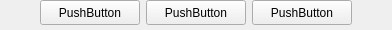
       <widget class="QWidget" name="widget_2" native="true">
        <property name="minimumSize">
         <size>
          <width>0</width>
          <height>30</height>
         </size>
        </property>
        <property name="maximumSize">
         <size>
          <width>16777215</width>
          <height>30</height>
         </size>
        </property>
        <layout class="QHBoxLayout" name="horizontalLayout_2">
         <property name="leftMargin">
          <number>0</number>
         </property>
         <property name="topMargin">
          <number>0</number>
         </property>
         <property name="rightMargin">
          <number>0</number>
         </property>
         <property name="bottomMargin">
          <number>6</number>
         </property>
         <item>
          <spacer name="horizontalSpacer">
           <property name="orientation">
            <enum>Qt::Horizontal</enum>
           </property>
           <property name="sizeHint" stdset="0">
            <size>
             <width>40</width>
             <height>20</height>
            </size>
           </property>
          </spacer>
         </item>
         <item>
          <widget class="QPushButton" name="okButton">
           <property name="minimumSize">
            <size>
             <width>100</width>
             <height>25</height>
            </size>
           </property>
           <property name="maximumSize">
            <size>
             <width>100</width>
             <height>25</height>
            </size>
           </property>
           <property name="text">
            <string>PushButton</string>
           </property>
          </widget>
         </item>
         <item>
          <widget class="QPushButton" name="defaultButton">
           <property name="minimumSize">
            <size>
             <width>100</width>
             <height>25</height>
            </size>
           </property>
           <property name="maximumSize">
            <size>
             <width>100</width>
             <height>25</height>
            </size>
           </property>
           <property name="text">
            <string>PushButton</string>
           </property>
          </widget>
         </item>
         <item>
          <widget class="QPushButton" name="exitButton">
           <property name="minimumSize">
            <size>
             <width>100</width>
             <height>25</height>
            </size>
           </property>
           <property name="maximumSize">
            <size>
             <width>100</width>
             <height>25</height>
            </size>
           </property>
           <property name="text">
            <string>PushButton</string>
           </property>
          </widget>
         </item>
         <item>
          <spacer name="horizontalSpacer_2">
           <property name="orientation">
            <enum>Qt::Horizontal</enum>
           </property>
           <property name="sizeHint" stdset="0">
            <size>
             <width>40</width>
             <height>20</height>
            </size>
           </property>
          </spacer>
         </item>
        </layout>
       </widget>
